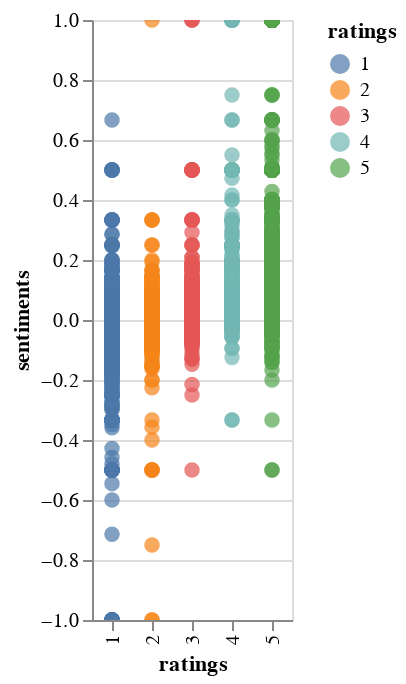

Here is the notebook cell this chart was saved with:
### Code cell
alt.Chart(source).mark_circle(size=60).encode(x="ratings", y="sentiments", color="ratings", tooltip=["ratings", "sentiments"]).interactive()

### Figure 1 — Vega-Lite specification as saved in the notebook (floating-point values rounded to 4 significant figures; data arrays with more than 128 entries replaced by an {"elided": "..."} marker saying what was removed)
{"config": {"view": {"continuousWidth": 400, "continuousHeight": 300}}, "data": {"name": "data-a3deafb0d0136f8331919795944ada2f"}, "mark": {"type": "circle", "size": 60}, "encoding": {"color": {"type": "nominal", "field": "ratings"}, "tooltip": [{"type": "nominal", "field": "ratings"}, {"type": "quantitative", "field": "sentiments"}], "x": {"type": "nominal", "field": "ratings"}, "y": {"type": "quantitative", "field": "sentiments"}}, "selection": {"selector001": {"type": "interval", "bind": "scales", "encodings": ["x", "y"]}}, "$schema": "https://vega.github.io/schema/vega-lite/v4.8.1.json", "datasets": {"data-a3deafb0d0136f8331919795944ada2f": {"elided": "4500 records"}}}
